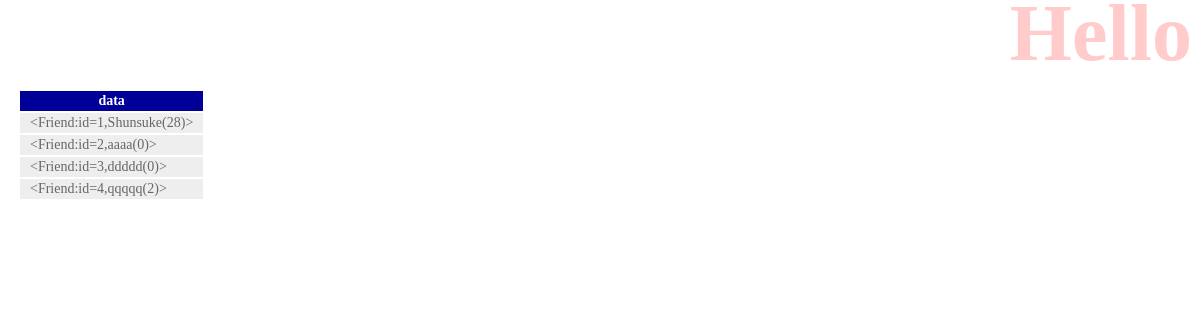
/hello/, run on an earlier commit of the app's database.
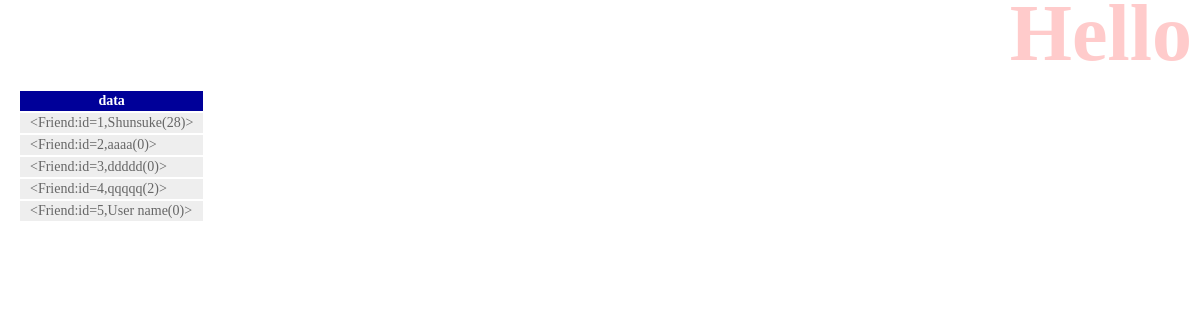
And on a later commit of the database.
### hello/models.py (models this page shows)
class Friend(models.Model):
    name = models.CharField(max_length=100)
    mail = models.EmailField(max_length=200)
    gender = models.BooleanField()
    age = models.IntegerField(default=0)
    birthday = models.DateField()
    def __str__(self):
        return '<Friend:id='+str(self.id)+','+self.name+'('+str(self.age)+')>'

### hello/views.py (the view)
# urls.py: path('', views.index, name='index'),
def index(request):
    data = Friend.objects.all()
    params = {
        'title': 'Hello',
        'data': data,
    }
    return render(request, 'hello/index.html', params)

### hello/templates/hello/index.html (shortened to what this page needs)
{% load static%}
<!DOCTYPE html>
<html>
    <head>
        <link rel="stylesheet" type="text/css" href="{% static 'hello/css/style.css'%}">
    </head>
    <body>
        <h1>{{title}}</h1>
        <table>
            <tr>
                <th>data</th>
            </tr>
            {%for item in data%}
            <tr>
                <td>{{item}}</td>
            </tr>
            {% endfor %}
        </table>
    </body>
</html>

What changed in the data, as far as the page shows it:
added Friend: id+name+age "<Friend:id=5,User name(0)>"
